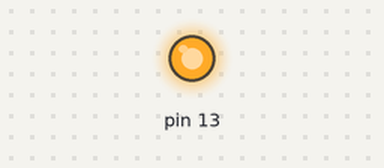
The sketch below on a simulated Arduino Uno, built with avr-gcc and run on an emulated ATmega328P. On the bench: output pins drawn as LEDs (lit = HIGH).

Above: at 0.5 s.
At 3.5 s:
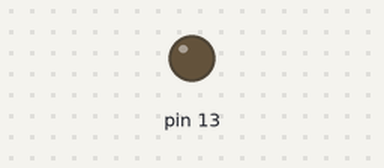
Timing chart, 0 to 7.8 s (numbered marks = the images above):
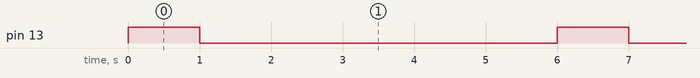

The sketch:

LED_Blink.ino
```cpp
void setup()
{
  pinMode(13, OUTPUT);
}

void loop()
{
  digitalWrite(13, HIGH);
  delay(1000); // Wait for 1000 millisecond(s)
  digitalWrite(13, LOW);
  delay(1000); // Wait for 1000 millisecond(s)
  digitalWrite(11, HIGH);
  delay(1000);
  digitalWrite(11, LOW);
  delay(1000);
   digitalWrite(3, HIGH);
  delay(1000);
  digitalWrite(3, LOW);
  delay(1000);
}
```

Measured:
- by itself, pin 13: alternates HIGH for 1.0 s and LOW for 5.0 s
